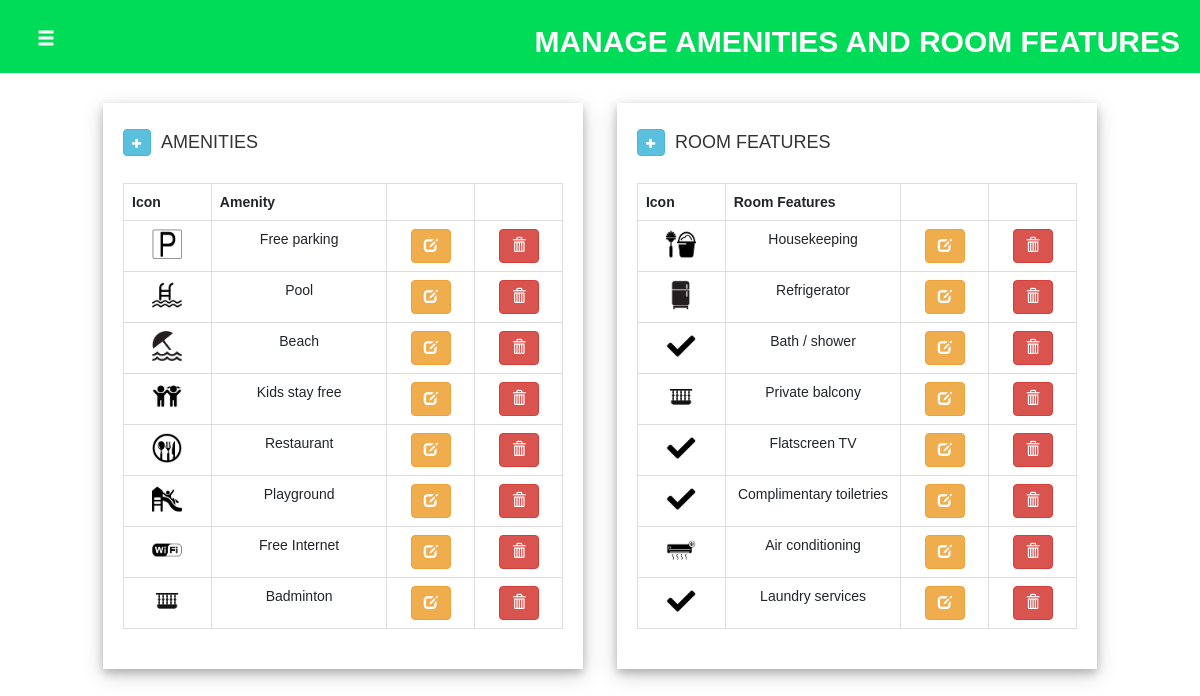
The page /adminside/amenities/amenities.php (signed in) on the database its author committed.
### tables this page shows
CREATE TABLE `tbl_amenities` (
  `id` int(11) NOT NULL,
  `fld_amenity` varchar(200) DEFAULT NULL,
  `fld_a_icon` varchar(500) DEFAULT NULL
);

CREATE TABLE `tbl_roomfeats` (
  `id` int(11) NOT NULL,
  `fld_roomfeats` varchar(200) DEFAULT NULL,
  `fld_rf_icon` varchar(500) DEFAULT NULL
);

### adminside/amenities/amenities.php (the view, shortened to what this page needs)
<?php
    include("../navbar.php");
    include("../connect.php");
?>
<!DOCTYPE html>
<html lang="en">
<head>
    <link rel="stylesheet" href="amenitystyle.css">
</head>
<body>
    <div class="header" id="headercontainer">
            <button type="button" class="btn btn-dark btn-lg" id="btn_menu"><span class="glyphicon glyphicon-menu-hamburger"></span></button>
            <h2 id="headertitle">MANAGE AMENITIES AND ROOM FEATURES</h2>
        </div>
    <div id="container">
        <br>
       <div class="a_rfcontainer">
            <div class="a_rfdiv" id="amenitydiv">
                <table>
                    <tr>
                    <td><button type="button" class="btn btn-info" id="btn_addamenities" title="Add New Amenities"><span class="glyphicon glyphicon-plus"></span></button></td>
                        <td style="padding-right: 10px;"><h4>AMENITIES</h4></td>
                    </tr>
                </table>
                <br>
                <table class="table table-bordered">
                    <tr>
                        <th>Icon</th><th>Amenity</th><th></th><th></th>
                    </tr>
                    <?php
                    $result = $conn->query("select * from tbl_amenities");
                    while($row=$result->fetch_assoc()){
                        $imageURL = 'uploaded_icons/amenities/'.$row["fld_a_icon"];
                        echo "
                        <tr>
                            <td style='text-align:center; width: 20%;'><img src='$imageURL' alt='Image' width='auto' height='30px' ></td>
                            <td style='width: 40%;'>$row[fld_amenity]</td>
                            <td style='text-align:center; width: 20%;'><button type='button' class='btn btn-warning' onclick=a_edit('$row[id]')><span class='glyphicon glyphicon-edit'></span></button></td>
                            <td style='text-align:center; width: 20%;'><button type='button' class='btn btn-danger' onclick=a_del($row[id])><span class='glyphicon glyphicon-trash'></span></button></td>
                        </tr>
                        ";
                    }
                    ?>
                </table>
            </div>
            <div class="a_rfdiv" id="roomfeatdiv">
                <table>
                    <tr>
                    <td><button type="button" class="btn btn-info" id="btn_addroomfeats" title="Add New Room Features"><span class="glyphicon glyphicon-plus"></span></button></td>
                        <td style="padding-right: 10px;"><h4>ROOM FEATURES</h4></td>
                    </tr>
                </table>
                    <br>
                <table class="table table-bordered">
                    <tr>
                        <th>Icon</th><th>Room Features</th><th></th><th></th>
                    </tr>
                    <?php
                    $result = $conn->query("select * from tbl_roomfeats");
                    while($row=$result->fetch_assoc()){
                        $imageURL = 'uploaded_icons/room_features/'.$row["fld_rf_icon"];
                        echo "
                        <tr>
                            <td style='text-align:center; width: 20%;'><img src='$imageURL' alt='Image' width='auto' height='30px' ></td>
                            <td style='width: 40%;'>$row[fld_roomfeats]</td>
                            <td style='text-align:center; width: 20%;'><button type='button' class='btn btn-warning' onclick=rf_edit('$row[id]')><span class='glyphicon glyphicon-edit'></span></button></td>
                            <td style='text-align:center; width: 20%;'><button type='button' class='btn btn-danger' onclick=rf_del($row[id])><span class='glyphicon glyphicon-trash'></span></button></td>
                        </tr>
                        ";
                    }
                    ?>
                </table>
            </div>
       </div>
        <br><br>
    </div>
</body>
</html>

### adminside/amenities/amenitystyle.css (style rules this page uses)
body { background-color: white; }
#container { height:auto; }
#headercontainer { width: 100%; background-color: #00DB58; color: white; padding: 5px; padding-right: 20px; padding-left: 20px; overflow: hidden; }
#btn_menu { float: left; background-color: transparent; transform: translateY(25%); }
#btn_addamenities, #btn_addroomfeats { padding: 2px 8px; padding-bottom: 3px; margin-right:10px; }
.glyphicon-plus { font-size: 10px; }
#headertitle { float: right; font-weight: bold; }
.a_rfcontainer { text-align: center; margin-top: 10px; }
.a_rfdiv { width: 40%; height: auto; background-color: white; padding: 20px; box-shadow: 0 4px 8px 0 rgba(0, 0, 0, 0.2), 0 6px 20px 0 rgba(0, 0, 0, 0.19); }
#amenitydiv { display: inline-block; margin-right: 30px; }
#roomfeatdiv { display: inline-block; vertical-align: top; }

### adminside/navbar.php (style rules this page uses)
body { margin: 0; font-family: Arial, Helvetica, sans-serif; }

### rows shown on the page
tbl_amenities: fld_a_icon (picture), fld_amenity "Free parking"
tbl_amenities: fld_a_icon (picture), fld_amenity "Pool"
tbl_amenities: fld_a_icon (picture), fld_amenity "Beach"
tbl_amenities: fld_a_icon (picture), fld_amenity "Kids stay free"
tbl_amenities: fld_a_icon (picture), fld_amenity "Restaurant"
tbl_amenities: fld_a_icon (picture), fld_amenity "Playground"
tbl_amenities: fld_a_icon (picture), fld_amenity "Free Internet"
tbl_amenities: fld_a_icon (picture), fld_amenity "Badminton"
tbl_roomfeats: fld_rf_icon (picture), fld_roomfeats "Housekeeping"
tbl_roomfeats: fld_rf_icon (picture), fld_roomfeats "Refrigerator"
tbl_roomfeats: fld_rf_icon (picture), fld_roomfeats "Bath / shower"
tbl_roomfeats: fld_rf_icon (picture), fld_roomfeats "Private balcony"
tbl_roomfeats: fld_rf_icon (picture), fld_roomfeats "Flatscreen TV"
tbl_roomfeats: fld_rf_icon (picture), fld_roomfeats "Complimentary toiletries"
tbl_roomfeats: fld_rf_icon (picture), fld_roomfeats "Air conditioning"
tbl_roomfeats: fld_rf_icon (picture), fld_roomfeats "Laundry services"
